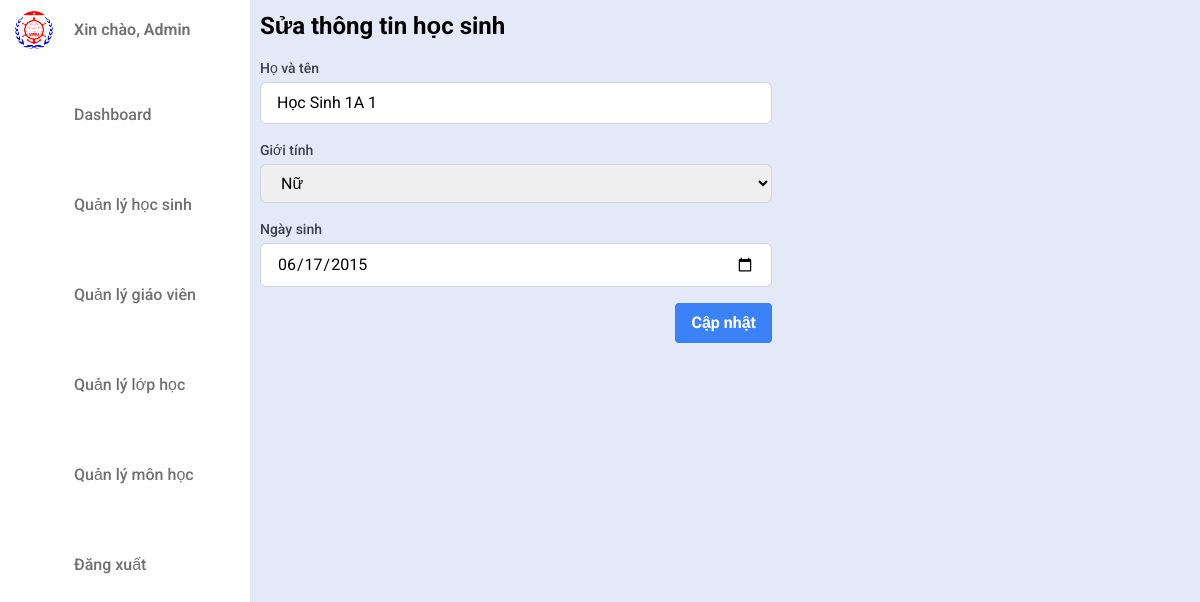
Page /Utils/edit_student.php?id=1 (signed in) on the committed database.
### tables this page shows
CREATE TABLE `tb_student` (
  `id` int(11) NOT NULL,
  `name` varchar(255) NOT NULL,
  `gender` varchar(255) NOT NULL,
  `dob` date NOT NULL,
  `class_id` int(11) NOT NULL
);

### Utils/edit_student.php (the view, shortened to what this page needs)
<?php
include "../connect.php";
if (isset($_GET['id'])) {
    $student_id = filter_input(INPUT_GET, 'id', FILTER_SANITIZE_NUMBER_INT);
    try {
        $stmt = $conn->prepare('SELECT * FROM tb_student WHERE id = :id');
        $stmt->execute(['id' => $student_id]);
        $student = $stmt->fetch(PDO::FETCH_ASSOC);
    } catch (Exception $e) {
        echo "Error: " . $e->getMessage();
        exit();
    }
}
?>
<!DOCTYPE html>
<html lang="en">
<head>
    <script src="https://cdn.tailwindcss.com"></script>
    <link rel="stylesheet" href="../CSS/index.css">
</head>
<body>
    <nav class="sidebar">
        <header>
            <div class="image-text">
                <span class="image">
                    <img src="../Assests/logo.png" alt="logo">
                </span>
                <div class="text header-text">
                    <span class="name">Xin chào, Admin</span>
                </div>
            </div>
        </header>
        <div class="menu-bar">
            <div class="menu">
                <ul class="menu-links">
                    <li class="nav-link">
                        <a href="../index.php">
                            <box-icon name='home-alt' class="icon" ></box-icon>
                            <span class="text nav-text">Dashboard</span>
                        </a>
                    </li>
                    <li class="nav-link">
                        <a href="../student.php">
                            <box-icon name='user' class="icon"></box-icon>
                            <span class="text nav-text">Quản lý học sinh</span>
                        </a>
                    </li>
                    <li class="nav-link">
                        <a href="../teacher.php">
                            <box-icon type='solid' name='user-badge' class="icon"></box-icon>
                            <span class="text nav-text">Quản lý giáo viên</span>
                        </a>
                    </li>
                    <li class="nav-link">
                        <a href="../classroom.php">
                            <box-icon type='solid' name='school' class="icon"></box-icon>
                            <span class="text nav-text">Quản lý lớp học</span>
                        </a>
                    </li>
                    <li class="nav-link">
                        <a href="../subject.php">
                            <box-icon name='book-alt' class="icon"></box-icon>
                            <span class="text nav-text">Quản lý môn học</span>
                        </a>
                    </li>
                    <div class="bottom-content">
                        <li class="nav-link">
                            <a href="../logout.php">
                                <box-icon name='log-out' class="icon"></box-icon>
                                <span class="text nav-text">Đăng xuất</span>
                            </a>
                        </li>
                    </div>
                </ul>
            </div>
        </div>
    </nav>
    <div class="right">
    <h2 class="text-2xl font-bold mb-4">Sửa thông tin học sinh</h2>
        <form action="" method="post" class="max-w-lg">
            <div class="mb-4">
                <label for="name" class="block text-sm font-medium text-gray-700">Họ và tên</label>
                <input type="text" id="name" name="name" value="<?= htmlspecialchars($student['name']) ?>" class="mt-1 block w-full border border-gray-300 rounded-md px-4 py-2">
            </div>
            <div class="mb-4">
                <label for="gender" class="block text-sm font-medium text-gray-700">Giới tính</label>
                <select id="gender" name="gender" class="mt-1 block w-full border border-gray-300 rounded-md px-4 py-2">
                    <option value="Nữ" <?= $student['gender'] == 'Nữ' ? 'selected' : '' ?>>Nữ</option>
                </select>
            </div>
            <div class="mb-4">
                <label for="dob" class="block text-sm font-medium text-gray-700">Ngày sinh</label>
                <input type="date" id="dob" name="dob" value="<?= htmlspecialchars($student['dob']) ?>" class="mt-1 block w-full border border-gray-300 rounded-md px-4 py-2">
            </div>
            <div class="flex justify-end">
                <button type="submit" class="bg-blue-500 hover:bg-blue-700 text-white font-bold py-2 px-4 rounded">Cập nhật</button>
            </div>
        </form>
    </div>
</body>
</html>

### CSS/index.css (style rules this page uses)
* { font-family: 'Roboto', sans-serif; margin: 0; padding: 0; box-sizing: border-box; }
:root { --body-color: #E4E9F7; --sidebar-color: #fff; --primary-color: #1365ff; --primary-color-light: #F6F5FF; --toggle-color: #DDD; --text-color: #707070; --tran-02: all 0.2s ease; --tran-03: all 0.3s ease; --tran-04: all 0.4s ease; --tran-05: all 0.5s ease; }
body { height: 100vh; background: var(--body-color); }
.sidebar .text { font-size: 16px; font-weight: 500; color: var(--text-color); }
.sidebar .image { min-width: 60px; display: flex; align-items: center; }
.sidebar { position: fixed; top: 0; left: 0; height: 100%; width: 250px; background: var(--sidebar-color); padding: 10px 14px; }
.sidebar li { height: 50px; margin-top: 40px; list-style: none; display: flex; align-items: center; }
.sidebar li .icon { display: flex; align-items: center; justify-content: center; min-width: 60px; font-size: 20px; }
.sidebar li .icon, .sidebar li .text { color: var(--text-color); transition: var(--tran-02); }
.sidebar .image-text img { width: 40px; border-radius: 6px; }
.sidebar header .image-text { display: flex; align-items: center; }
header .image-text .header-text { display: flex; flex-direction: column; }
.header-text .name { font-weight: 600; }
.sidebar li a { height: 100%; width: 100%; display: flex; align-items: center; text-decoration: none; border-radius: 6px; transition: var(--tran-04); }
.right { margin-left: 260px; margin-top: 10px; }

### rows in the picture
tb_student: name "Học Sinh 1A 1", gender "Nữ", dob "06/17/2015"
